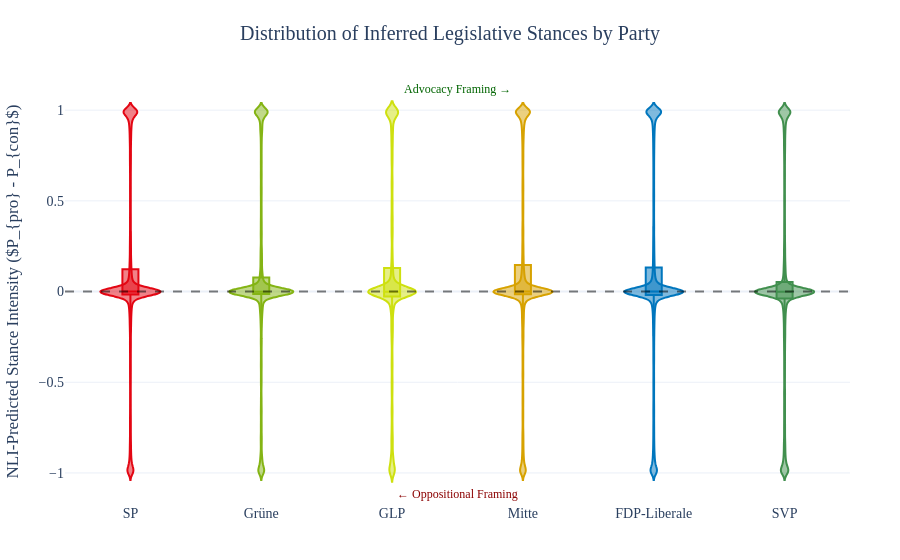

Notebook source saved alongside this figure:
### Code cell
# Figure 1: Distribution of Inferred Legislative Stances by Party (Plotly)
fig = px.violin(
    df_major,
    x="party",
    y="Stance_Intensity",
    color="party",
    color_discrete_map=PARTY_COLORS,
    box=True,
    points=False,
    category_orders={"party": spectrum_order},
    labels={"Stance_Intensity": "NLI Stance Intensity", "party": "Party"},
    title="Distribution of Inferred Legislative Stances by Party",
)

fig.add_hline(y=0, line_dash="dash", line_color="black", opacity=0.5)

fig.update_layout(
    **pub_layout,
    showlegend=False,
    yaxis_title="NLI-Predicted Stance Intensity ($P_{pro} - P_{con}$)",
    xaxis_title="",
)

# Add annotations for polarity
fig.add_annotation(
    x=2.5,
    y=1.0,
    text="Advocacy Framing →",
    showarrow=False,
    font=dict(color="darkgreen", size=12),
    yref="paper",
)
fig.add_annotation(
    x=2.5,
    y=0.0,
    text="← Oppositional Framing",
    showarrow=False,
    font=dict(color="darkred", size=12),
    yref="paper",
)

fig.show()
# pio.write_image(fig, "stance_by_party_violin.pdf")

### Figure 1 — Plotly figure (JSON) as saved in the notebook; plotly's stock layout.template omitted (floating-point values rounded to 4 significant figures; data arrays with more than 128 entries replaced by an {"elided": "..."} marker saying what was removed)
{"data": [{"alignmentgroup": "True", "box": {"visible": true}, "hovertemplate": "Party=%{x}<br>NLI Stance Intensity=%{y}<extra></extra>", "legendgroup": "SP", "marker": {"color": "#E30613"}, "name": "SP", "offsetgroup": "SP", "orientation": "v", "points": false, "scalegroup": "True", "showlegend": true, "type": "violin", "x": {"elided": "56329 str values"}, "x0": " ", "xaxis": "x", "y": {"elided": "56329 float values"}, "y0": " ", "yaxis": "y"}, {"alignmentgroup": "True", "box": {"visible": true}, "hovertemplate": "Party=%{x}<br>NLI Stance Intensity=%{y}<extra></extra>", "legendgroup": "Grüne", "marker": {"color": "#84B414"}, "name": "Grüne", "offsetgroup": "Grüne", "orientation": "v", "points": false, "scalegroup": "True", "showlegend": true, "type": "violin", "x": {"elided": "5944 str values"}, "x0": " ", "xaxis": "x", "y": {"elided": "5944 float values"}, "y0": " ", "yaxis": "y"}, {"alignmentgroup": "True", "box": {"visible": true}, "hovertemplate": "Party=%{x}<br>NLI Stance Intensity=%{y}<extra></extra>", "legendgroup": "GLP", "marker": {"color": "#CEE00F"}, "name": "GLP", "offsetgroup": "GLP", "orientation": "v", "points": false, "scalegroup": "True", "showlegend": true, "type": "violin", "x": {"elided": "2801 str values"}, "x0": " ", "xaxis": "x", "y": {"elided": "2801 float values"}, "y0": " ", "yaxis": "y"}, {"alignmentgroup": "True", "box": {"visible": true}, "hovertemplate": "Party=%{x}<br>NLI Stance Intensity=%{y}<extra></extra>", "legendgroup": "Mitte", "marker": {"color": "#D7A200"}, "name": "Mitte", "offsetgroup": "Mitte", "orientation": "v", "points": false, "scalegroup": "True", "showlegend": true, "type": "violin", "x": {"elided": "15668 str values"}, "x0": " ", "xaxis": "x", "y": {"elided": "15668 float values"}, "y0": " ", "yaxis": "y"}, {"alignmentgroup": "True", "box": {"visible": true}, "hovertemplate": "Party=%{x}<br>NLI Stance Intensity=%{y}<extra></extra>", "legendgroup": "FDP-Liberale", "marker": {"color": "#0076BD"}, "name": "FDP-Liberale", "offsetgroup": "FDP-Liberale", "orientation": "v", "points": false, "scalegroup": "True", "showlegend": true, "type": "violin", "x": {"elided": "52448 str values"}, "x0": " ", "xaxis": "x", "y": {"elided": "52448 float values"}, "y0": " ", "yaxis": "y"}, {"alignmentgroup": "True", "box": {"visible": true}, "hovertemplate": "Party=%{x}<br>NLI Stance Intensity=%{y}<extra></extra>", "legendgroup": "SVP", "marker": {"color": "#418F4E"}, "name": "SVP", "offsetgroup": "SVP", "orientation": "v", "points": false, "scalegroup": "True", "showlegend": true, "type": "violin", "x": {"elided": "44452 str values"}, "x0": " ", "xaxis": "x", "y": {"elided": "44452 float values"}, "y0": " ", "yaxis": "y"}], "layout": {"annotations": [{"font": {"color": "darkgreen", "size": 12}, "showarrow": false, "text": "Advocacy Framing →", "x": 2.5, "y": 1, "yref": "paper"}, {"font": {"color": "darkred", "size": 12}, "showarrow": false, "text": "← Oppositional Framing", "x": 2.5, "y": 0, "yref": "paper"}], "font": {"family": "Times New Roman, serif", "size": 14}, "hovermode": "closest", "legend": {"title": {"text": "Party"}, "tracegroupgap": 0}, "margin": {"b": 50, "l": 50, "r": 50, "t": 80}, "shapes": [{"line": {"color": "black", "dash": "dash"}, "opacity": 0.5, "type": "line", "x0": 0, "x1": 1, "xref": "x domain", "y0": 0, "y1": 0, "yref": "y"}], "showlegend": false, "title": {"font": {"size": 20}, "text": "Distribution of Inferred Legislative Stances by Party", "x": 0.5}, "violinmode": "overlay", "xaxis": {"anchor": "y", "categoryarray": ["SP", "Grüne", "GLP", "Mitte", "FDP-Liberale", "SVP"], "categoryorder": "array", "domain": [0, 1], "title": {"text": ""}}, "yaxis": {"anchor": "x", "domain": [0, 1], "title": {"text": "NLI-Predicted Stance Intensity ($P_{pro} - P_{con}$)"}}}}
